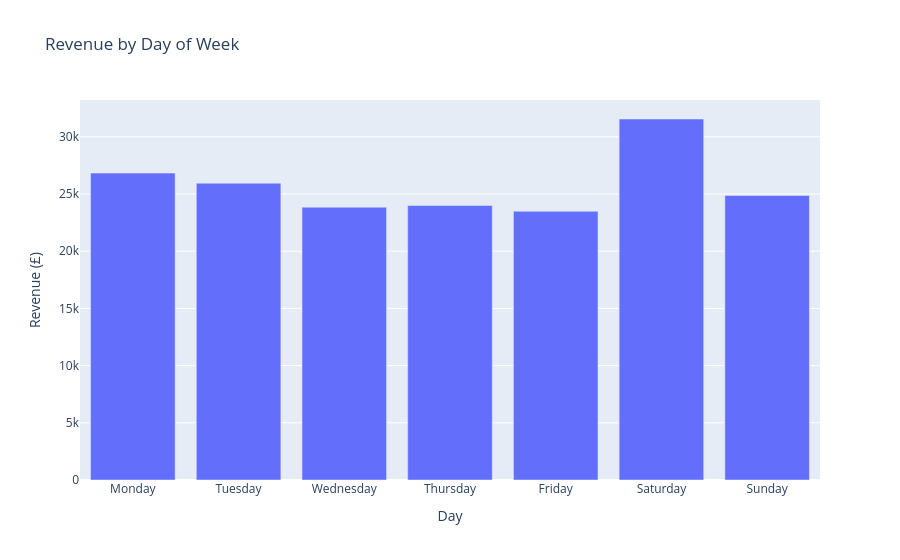

The cell this chart's notebook holds for it:
### Markdown cell above
## 7. Time Patterns

### Code cell
# Day of week analysis
day_names = ['Monday', 'Tuesday', 'Wednesday', 'Thursday', 'Friday', 'Saturday', 'Sunday']
dow_stats = df.groupby('DayOfWeek')['Revenue'].sum().reset_index()
dow_stats['DayName'] = dow_stats['DayOfWeek'].apply(lambda x: day_names[x])

fig = px.bar(dow_stats, x='DayName', y='Revenue',
             title='Revenue by Day of Week',
             labels={'Revenue': 'Revenue (£)', 'DayName': 'Day'})
fig.show()

peak_day = dow_stats.loc[dow_stats['Revenue'].idxmax(), 'DayName']
print(f"\nINSIGHT: {peak_day} generates the most revenue")

### Figure 1 — Plotly figure (JSON) as saved in the notebook; plotly's stock layout.template omitted (floating-point values rounded to 4 significant figures)
{"data": [{"hovertemplate": "Day=%{x}<br>Revenue (£)=%{y}<extra></extra>", "legendgroup": "", "marker": {"color": "#636efa", "pattern": {"shape": ""}}, "name": "", "orientation": "v", "showlegend": false, "textposition": "auto", "type": "bar", "x": ["Monday", "Tuesday", "Wednesday", "Thursday", "Friday", "Saturday", "Sunday"], "xaxis": "x", "y": [26820.0, 25940.0, 23850.0, 23990.0, 23480.0, 31550.0, 24860.0], "yaxis": "y"}], "layout": {"barmode": "relative", "legend": {"tracegroupgap": 0}, "title": {"text": "Revenue by Day of Week"}, "xaxis": {"anchor": "y", "domain": [0, 1], "title": {"text": "Day"}}, "yaxis": {"anchor": "x", "domain": [0, 1], "title": {"text": "Revenue (£)"}}}}
